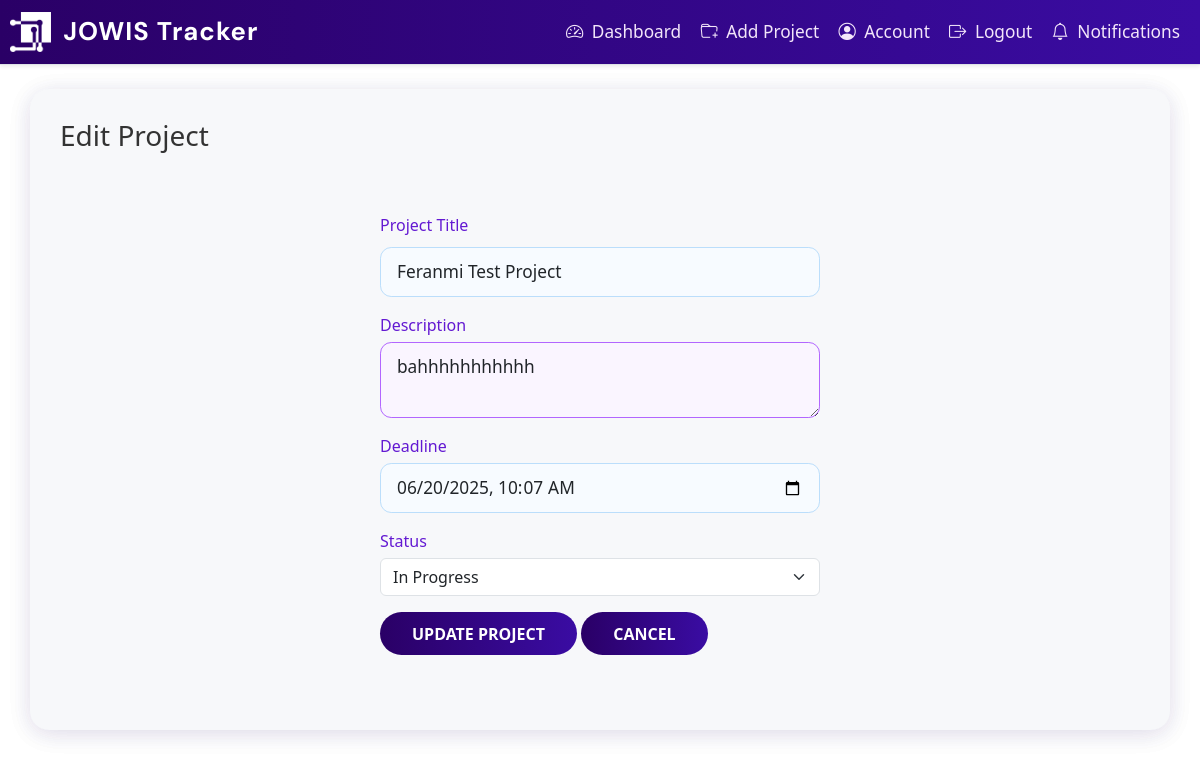
Screenshot of /project/5/edit (signed in) with the database file from the repository.
### app/dbmodels.py (models this page shows, shortened)
class Project(db.Model):
    id = db.Column(db.Integer, primary_key=True)
    title = db.Column(db.String(150), nullable=False)
    description = db.Column(db.Text, nullable=False)
    tasks = db.relationship("Task", backref="project", cascade="all, delete-orphan", passive_deletes=True)
    milestones = db.relationship("Milestone", backref="project", cascade="all, delete-orphan", passive_deletes=True)
    deadline = db.Column(db.DateTime, nullable=False, default = datetime.now(timezone.utc)) # default to current time in UTC
    status = db.Column(db.String(20), nullable=False, default="Pending")
    comment = db.Column(db.Text, nullable=True)
    users = db.relationship(
        'User',
        secondary=project_users,
        back_populates='projects'
    )

### app/routes.py (the view)
@main.route("/project/<int:project_id>/edit", methods=["GET"])
@login_required
def edit_project(project_id):
    project = Project.query.get_or_404(project_id)
    form = ProjectForm(obj=project)
    if current_user.role == "admin":
        form.users.choices = [(u.id, u.username) for u in User.query.all()]
    else:
        if hasattr(form, 'users'):
            del form.users
    if current_user.role != 'admin' and current_user not in project.users:
        flash("You do not have permission to edit this project.", "danger")
        abort(403)
    return render_template("edit_project.html", project=project, form=form)

### app/forms.py
class ProjectForm(FlaskForm):
    title = StringField('Project Title', validators=[DataRequired()])
    description = TextAreaField('Description', validators=[DataRequired()])
    deadline = DateTimeLocalField('Deadline', format='%Y-%m-%dT%H:%M')
    status = SelectField('Status', choices=[('Pending', 'Pending'), ('In Progress', 'In Progress'), ('Completed', 'Completed')])
    users = SelectMultipleField('Assign Users', coerce=int)  # Only used by admin
    submit = SubmitField('Add Project')

### app/__init__.py (called while the page is built)
def create_app():
    app= Flask(__name__)
    app.config.from_object("config.Config") # load app config from config.py
    db.init_app(app)
    migrate.init_app(app, db)
    login_manager.init_app(app)
    mail.init_app(app)
    scheduler.init_app(app)
    scheduler.start()
    from . import jobs  # <-- Import jobs to register them
    from .admin import init_admin
    init_admin(app)
    login_manager.login_view = "main.login"
    login_manager.login_message_category ="info"
    from .dbmodels import User
    @login_manager.user_loader
    def load_user(user_id):
        return User.query.get(int(user_id))
    from .routes import main
    app.register_blueprint(main)
    return app

### app/templates/edit_project.html (shortened to what this page needs)
{% extends "base.html" %}
{% block content %}
<div class="container mt-4">
    <h3>Edit Project</h3>
    <form method="POST">
        <div class="mb-3">
            {{ form.title.label(class="form-label") }}
            {{ form.title(class="form-control") }}
        </div>
        <div class="mb-3">
            {{ form.description.label(class="form-label") }}
            {{ form.description(class="form-control") }}
        </div>
        <div class="mb-3">
            {{ form.deadline.label(class="form-label") }}
            {{ form.deadline(class="form-control", type="datetime-local") }}
        </div>
        <div class="mb-3">
            {{ form.status.label(class="form-label") }}
            {{ form.status(class="form-select") }}
        </div>
        <button type="submit" class="btn btn-primary">Update Project</button>
        <a href="{{ url_for('main.dashboard') }}" class="btn btn-secondary">Cancel</a>
    </form>
</div>
{% endblock %}

### app/static/style.css (style rules this page uses)
body { background: #fff !important; font-family: "Segoe UI", Tahoma, Geneva, Verdana, sans-serif; color: #333; margin: 0; padding: 0; }
.btn, input[type="submit"], .submit, .btn-primary, .btn-outline-primary, .button { background: linear-gradient(90deg, #2a0066 0%, #3a0ca3 100%); color: #fff !important; border: none; transition: background 0.2s; }
body, body.bg-light, body.bg-gradient, body.bg-purple, body.bg-pink { background: #fff !important; }
.container, .container-login, .container-signup, .signup-container, .signup-container-1, .form-container { background: #f7f8fa !important; box-shadow: 0 4px 24px rgba(42, 0, 102, 0.08); border-radius: 1.2rem; }
input[type="text"], input[type="password"] { width: 100%; padding: 12px 15px; margin: 10px 0; border: 1px solid #ccc; border-radius: 6px; box-sizing: border-box; }
body { font-family: "Segoe UI", Tahoma, Geneva, Verdana, sans-serif; background-color: #f0f2f5; margin: 0; }
form { width: 350px; }
label { display: block; margin-top: 15px; margin-bottom: 5px; color: #555; font-weight: bold; }
input[type="text"], input[type="email"], input[type="password"] { width: 100%; padding: 12px 15px; margin: 10px 0; border: 1px solid #ccc; border-radius: 6px; box-sizing: border-box; }
a { color: #007bff; text-decoration: none; }
body { background-color: #f2f2f2; font-family: Arial, sans-serif; margin: 0; }
body { background-color: #f4f6f8; font-family: "Segoe UI", Tahoma, Geneva, Verdana, sans-serif; color: #333; margin: 0; padding: 0; }
.container { padding: 30px; border-radius: 12px; }
label { font-weight: bold; margin-bottom: 8px; display: block; }
input[type="text"], input[type="datetime"], input[type="checkbox"], textarea, select { width: 100%; padding: 10px 12px; border: 1px solid #ccc; border-radius: 8px; box-sizing: border-box; transition: 0.3s ease; }
body { font-family: "Segoe UI", Tahoma, Geneva, Verdana, sans-serif; background-color: #f4f6f8; margin: 0; }
form { padding: 25px 30px; border-radius: 10px; box-shadow: 0 4px 10px none; width: 100%; max-width: 500px; margin: 20px auto; }
label { display: block; margin-bottom: 8px; color: #555; font-weight: 500; }
input[type="text"], textarea { width: 100%; padding: 10px 12px; margin-bottom: 20px; border: 1px solid #9932cc; border-radius: 6px; font-size: 16px; transition: border-color 0.3s ease; }
.btn-primary, .btn-outline-primary { background: linear-gradient(90deg, #ad19d2 0%, #9042f5 100%); border: none; color: #fff; font-weight: 500; transition: background 0.2s; }
body { background: linear-gradient(120deg, #e3e6fd 0%, #cebbfb 100%); }
form label, .form-label { color: #6319d2; font-weight: 500; margin-bottom: 0.3rem; }
form input[type="text"], form input[type="datetime-local"], form textarea, form select, .form-control { border-radius: 0.7rem; border: 1px solid #bbdefb; background: #f7fbff; padding: 0.7rem 1rem; font-size: 1.08rem; margin-bottom: 1rem; transition: border 0.2s; }
.btn, input[type="submit"] { border-radius: 2em; font-weight: 600; padding: 0.6em 2em; background: linear-gradient(90deg, #5d19d2 0%, #7842f5 100%); color: #fff; border: none; transition: background 0.2s; }

### app/static/custom.css (style rules this page uses)
body { background: #fff !important; font-family: "Segoe UI", Tahoma, Geneva, Verdana, sans-serif; color: #333; margin: 0; padding: 0; }
.btn, input[type="submit"], .submit, .btn-primary, .btn-outline-primary, .button { background: linear-gradient(90deg, #2a0066 0%, #3a0ca3 100%); color: #fff !important; border: none; transition: background 0.2s; }
body, body.bg-light, body.bg-gradient, body.bg-purple, body.bg-pink { background: #fff !important; }
.container, .container-login, .container-signup, .signup-container, .signup-container-1, .form-container { background: #f7f8fa !important; box-shadow: 0 4px 24px rgba(42, 0, 102, 0.08); border-radius: 1.2rem; }
input[type="text"], input[type="email"], input[type="password"], input[type="datetime-local"], textarea, select, .form-control { border-radius: 0.7rem; border: 1px solid #b266ff; background: #faf5ff; padding: 0.7rem 1rem; font-size: 1.08rem; margin-bottom: 1rem; transition: border 0.2s; }
.btn, input[type="submit"], .submit, .btn-primary, .btn-outline-primary, .button { background: linear-gradient(90deg, #2a0066 0%, #3a0ca3 100%); color: #fff !important; border: none; transition: background 0.2s; font-size: 16px; text-transform: uppercase; cursor: pointer; }

### rows the page displays
Project: title "Feranmi Test Project", description "bahhhhhhhhhhh", deadline "06/20/2025 10:07", status "In Progress"
